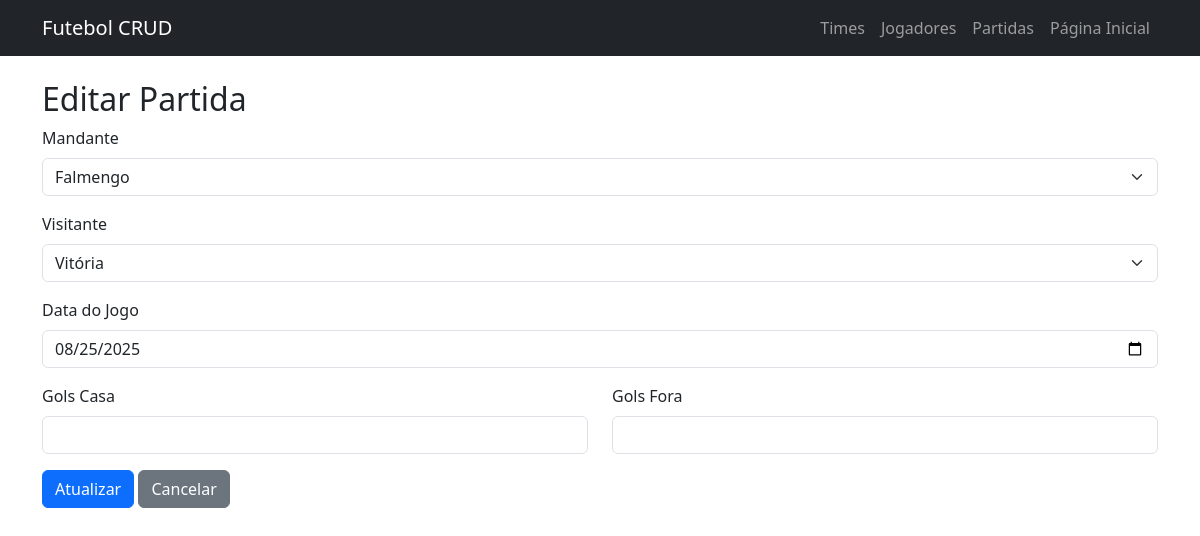
Page /public/partidas/update.php?id=5 on the earlier database version.
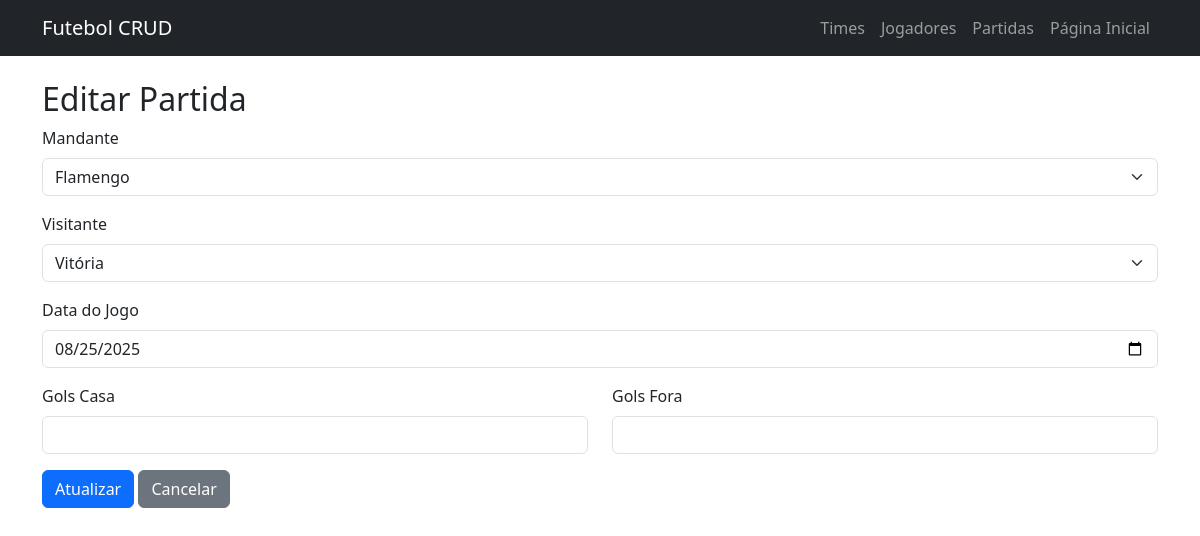
Same page on the later database version.
### tables this page shows
CREATE TABLE partidas (
    id INT AUTO_INCREMENT PRIMARY KEY,
    time_casa_id INT NOT NULL,
    time_fora_id INT NOT NULL,
    data_jogo DATE NOT NULL,
    FOREIGN KEY (time_casa_id) REFERENCES times(id),
    FOREIGN KEY (time_fora_id) REFERENCES times(id)
);

CREATE TABLE times (
    id INT AUTO_INCREMENT PRIMARY KEY,
    nome VARCHAR(100) NOT NULL,
    cidade VARCHAR(100) NOT NULL
);

### public/partidas/update.php (the view, shortened to what this page needs)
<?php
include('../../includes/db.php');
include('../../includes/header.php');
$id = $_GET['id'];
$stmt = $conn->prepare("SELECT * FROM partidas WHERE id = ?");
$stmt->bind_param("i", $id);
$stmt->execute();
$result = $stmt->get_result();
$partida = $result->fetch_assoc();
$times = $conn->query("SELECT * FROM times")->fetch_all(MYSQLI_ASSOC);
?>
<h2>Editar Partida</h2>
<form method="post">
    <div class="mb-3">
        <label class="form-label">Mandante</label>
        <select name="time_casa_id" class="form-select">
            <?php foreach($times as $t): ?>
                <option value="<?= $t['id'] ?>" <?= $t['id'] == $partida['time_casa_id'] ? 'selected' : '' ?>>
                    <?= $t['nome'] ?>
                </option>
            <?php endforeach; ?>
        </select>
    </div>
    <div class="mb-3">
        <label class="form-label">Visitante</label>
        <select name="time_fora_id" class="form-select">
            <?php foreach($times as $t): ?>
                <option value="<?= $t['id'] ?>" <?= $t['id'] == $partida['time_fora_id'] ? 'selected' : '' ?>>
                    <?= $t['nome'] ?>
                </option>
            <?php endforeach; ?>
        </select>
    </div>
    <div class="mb-3">
        <label class="form-label">Data do Jogo</label>
        <input type="date" name="data_jogo" class="form-control"
               value="<?= $partida['data_jogo'] ?>" required>
    </div>
    <div class="row mb-3">
        <div class="col">
            <label class="form-label">Gols Casa</label>
            <input type="number" name="gols_casa" class="form-control"
                   min="0" value="<?= $partida['gols_casa'] ?>">
        </div>
        <div class="col">
            <label class="form-label">Gols Fora</label>
            <input type="number" name="gols_fora" class="form-control"
                   min="0" value="<?= $partida['gols_fora'] ?>">
        </div>
    </div>
    <button type="submit" class="btn btn-primary">Atualizar <a href="read.php"></a></button>
    <a href="read.php" class="btn btn-secondary">Cancelar</a>
</form>

Differences in the rows shown:
changed through a linked row, partidas "Vitória": time_casa_id "Falmengo" → "Flamengo"
